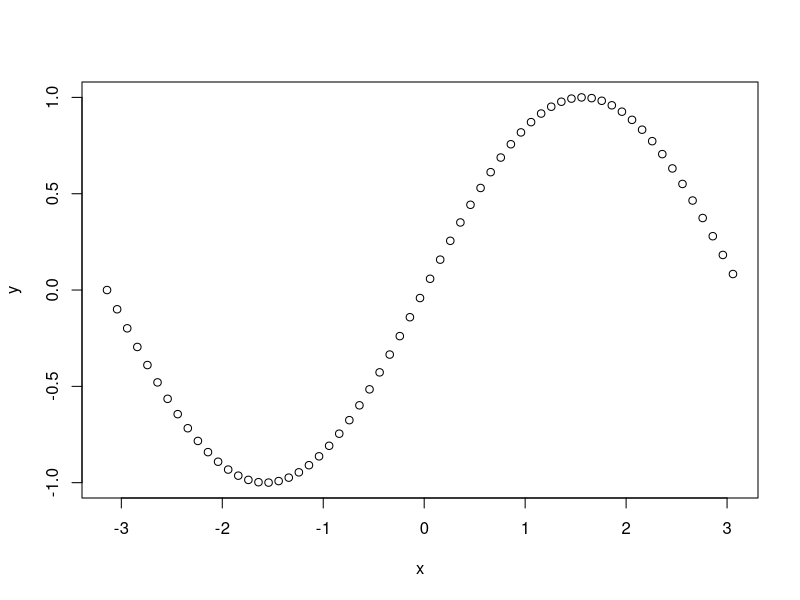
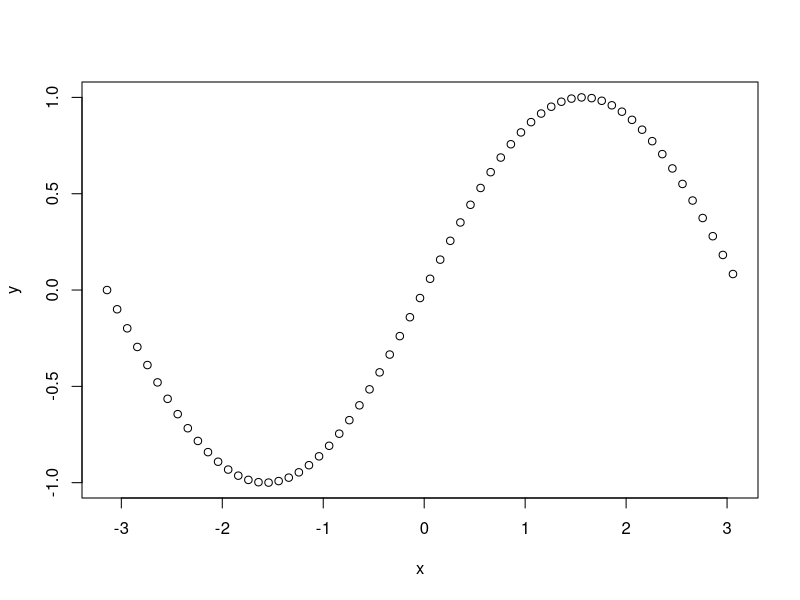

Write R code to recreate these figures, in order.
## ---- chunk 1
print("hello")
## ---- chunk 2

# les données
x <- seq(-pi, pi, 0.1)
y <- sin(x)

plot(x, y)   # format classique
plot(y ~ x)  # formule ---> plot.formula
